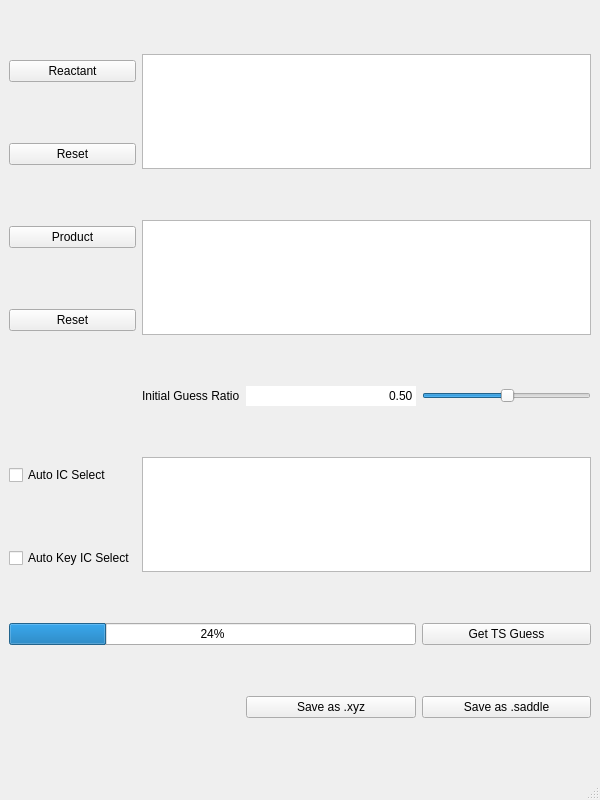
<?xml version="1.0" encoding="UTF-8"?>
<ui version="4.0">
 <class>MainWindow</class>
 <widget class="QMainWindow" name="MainWindow">
  <property name="geometry">
   <rect>
    <x>0</x>
    <y>0</y>
    <width>600</width>
    <height>800</height>
   </rect>
  </property>
  <property name="windowTitle">
   <string>MainWindow</string>
  </property>
  <widget class="QWidget" name="centralwidget">
   <layout class="QGridLayout" name="gridLayout">
    <item row="3" column="0">
     <widget class="QPushButton" name="product_reset">
      <property name="text">
       <string>Reset</string>
      </property>
     </widget>
    </item>
    <item row="7" column="0" colspan="3">
     <widget class="QProgressBar" name="tc_progressBar">
      <property name="value">
       <number>24</number>
      </property>
     </widget>
    </item>
    <item row="0" column="0">
     <widget class="QPushButton" name="reactant">
      <property name="text">
       <string>Reactant</string>
      </property>
     </widget>
    </item>
    <item row="4" column="2">
     <widget class="QLineEdit" name="ratio_value">
      <property name="text">
       <string>0.50</string>
      </property>
      <property name="frame">
       <bool>false</bool>
      </property>
      <property name="alignment">
       <set>Qt::AlignRight|Qt::AlignTrailing|Qt::AlignVCenter</set>
      </property>
     </widget>
    </item>
    <item row="2" column="1" rowspan="2" colspan="3">
     <widget class="QTextEdit" name="product_text"/>
    </item>
    <item row="1" column="0">
     <widget class="QPushButton" name="reactant_reset">
      <property name="text">
       <string>Reset</string>
      </property>
     </widget>
    </item>
    <item row="2" column="0">
     <widget class="QPushButton" name="product">
      <property name="text">
       <string>Product</string>
      </property>
     </widget>
    </item>
    <item row="4" column="1">
     <widget class="QLabel" name="label">
      <property name="text">
       <string>Initial Guess Ratio</string>
      </property>
     </widget>
    </item>
    <item row="4" column="3">
     <widget class="QSlider" name="ratio_slide_bar">
      <property name="value">
       <number>50</number>
      </property>
      <property name="orientation">
       <enum>Qt::Horizontal</enum>
      </property>
     </widget>
    </item>
    <item row="6" column="0">
     <widget class="QCheckBox" name="auto_key_ic">
      <property name="text">
       <string>Auto Key IC Select</string>
      </property>
     </widget>
    </item>
    <item row="0" column="1" rowspan="2" colspan="3">
     <widget class="QTextEdit" name="reactant_text"/>
    </item>
    <item row="7" column="3">
     <widget class="QPushButton" name="ts_guess">
      <property name="text">
       <string>Get TS Guess</string>
      </property>
     </widget>
    </item>
    <item row="5" column="0">
     <widget class="QCheckBox" name="auto_ic_select">
      <property name="text">
       <string>Auto IC Select</string>
      </property>
     </widget>
    </item>
    <item row="5" column="1" rowspan="2" colspan="3">
     <widget class="QTextEdit" name="key_ic_text"/>
    </item>
    <item row="8" column="3">
     <widget class="QPushButton" name="save_saddle">
      <property name="text">
       <string>Save as .saddle</string>
      </property>
     </widget>
    </item>
    <item row="8" column="2">
     <widget class="QPushButton" name="save_xyz">
      <property name="text">
       <string>Save as .xyz</string>
      </property>
     </widget>
    </item>
   </layout>
   <zorder>textEdit_2</zorder>
   <zorder>textEdit</zorder>
   <zorder>reactant</zorder>
   <zorder>reactant_text</zorder>
   <zorder>reactant_reset</zorder>
   <zorder>product_text</zorder>
   <zorder>product</zorder>
   <zorder>product_reset</zorder>
   <zorder>auto_ic_select</zorder>
   <zorder>label</zorder>
   <zorder>ts_guess</zorder>
   <zorder>tc_progressBar</zorder>
   <zorder>save_saddle</zorder>
   <zorder>ratio_slide_bar</zorder>
   <zorder>ratio_value</zorder>
   <zorder>auto_key_ic</zorder>
   <zorder>save_xyz</zorder>
   <zorder>key_ic_text</zorder>
  </widget>
  <widget class="QMenuBar" name="menubar">
   <property name="geometry">
    <rect>
     <x>0</x>
     <y>0</y>
     <width>600</width>
     <height>22</height>
    </rect>
   </property>
  </widget>
  <widget class="QStatusBar" name="statusbar"/>
 </widget>
 <resources/>
 <connections/>
</ui>
